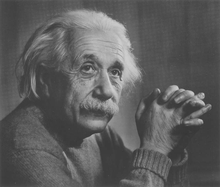
%> input picture Assignment 3/2/image2.tif, 220 x 187 px, shrunk from 800 x 679 before the run
$ octave Q2_99210294.m   (GNU Octave 9; MATLAB toolbox functions it lacks are replaced by stand-ins)
%> lines starting %> are read from the running program, lines starting %| are printed output that depends on the picture
%> in main, image is the input picture: size 187x220 uint8; min 54, max 208, mean 92.9
%> the answer given: 3
### Assignment 3/2/createNoisyImage.m
%%%%%%%%%%%%%%%%%%%%%%%%%%%%%%%%%%%%%%% createNoisyImage %%%%%%%%%%%%%%%%%%%%%%%%%%%%%%%%%%%%%%%%
%%% This function adds salt and papper noise with given percentage to given image             %%%
%%% input(s) : {inputImage : given image, perc : percentage of noise}                         %%%
%%% output(s) : {noisyImage : noisyImage}                                                     %%%
%%%%%%%%%%%%%%%%%%%%%%%%%%%%%%%%%%%%%%%%%%%%%%%%%%%%%%%%%%%%%%%%%%%%%%%%%%%%%%%%%%%%%%%%%%%%%%%%%
function noisyImage = createNoisyImage(inputImage,perc)
%> called with perc = 3
    noisyImage = uint8(inputImage);% convert image to 8-bit unsigned int image
    height = size(inputImage,1);% image height
%> height = 187
    width = size(inputImage,2);% image width
%> width = 220
    count = int32(height * width * perc);% number of pixels that we want to change
%> count = 123420

    %generate random points for adding noise to them
    x = int32(randi([1,height], [1, count]));% 'count' points between 1 and height
    y = int32(randi([1,width], [1, count]));% 'count' points between 1 and width
    for i = 1:count
        Xi = x(1,i);% x of i'th point for adding noise
        Yi = y(1,i);% y of i'th point for adding noise
        noiseValue = uint8(randi([0, 1], [1, 1])) * 255;% noise value (0 or 255)
        noisyImage(Xi,Yi) = noiseValue;% change image (i,j) gray level to noise value
    end
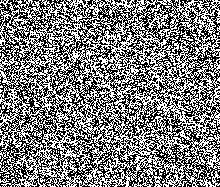
%> noisyImage: size 187x220 uint8; min 0, max 255, mean 125.8
end

### Assignment 3/2/iterativeMedianFilter.m
%%%%%%%%%%%%%%%%%%%%%%%%%%%%%%%%%%%%%%%%%% iterativeMedianFilter %%%%%%%%%%%%%%%%%%%%%%%%%%%%%%%%%%%%%%%%%%%
%%% This function applies iterative median filter algorithm on the given image                           %%%
%%% input(s) : {noisyImage : given image that we want to remove its noise by iterative median filter}    %%%
%%% output(s) : {resultImage : result of applying iterative median filter}                               %%%
%%%%%%%%%%%%%%%%%%%%%%%%%%%%%%%%%%%%%%%%%%%%%%%%%%%%%%%%%%%%%%%%%%%%%%%%%%%%%%%%%%%%%%%%%%%%%%%%%%%%%%%%%%%%
function resultImage = iterativeMedianFilter(noisyImage)
    resultImage = noisyImage;% create temp variable, we want to apply changes on it and return it as a result
    for i = 1:size(noisyImage,1) % move vertically on the image
        for j = 1:size(noisyImage,2) % move horizontally on the image
            for k = 1:8 % window size = 2 * k + 1 (3,5,7,...,17) as wanted in the question
                vals = []; % variale for saving points in the neighborhood of (i,j)
                for p = i-k:i+k % x's of neighborhoods
                    for q = j-k:j+k %y's of neighborhoods
                        if p >= 1 && p <= size(noisyImage,1) && q>=1 && q<= size(noisyImage,2)% check if neighborhood is in the image
                            vals = [vals noisyImage(p,q)]; % add x and y of neighborhood to 'vals' variable
                        end
                    end
                end
                med = median(vals);% find median of neighborhoods
                if med ~= 0 && med ~= 255 % check if median is not noise itself
                    resultImage(i,j) = med;%save median of neighborhood points as value for (i,j)
                    break
                end
            end
        end
    end
end

### Assignment 3/2/Q2_99210294.m
main
function main()
    image = imread('image2.tif'); % read image
    percentage = input('Pleasse Enter noise percentage:  ');% input percentage of noise from user
    %Question 2 Part (a)
    noisyImage = createNoisyImage(image,percentage);%create noisy image

    %Question 2 Part (b)
    resultMatlab3 = medfilt2(noisyImage,[3 3]);% apply matlab median filter 3*3
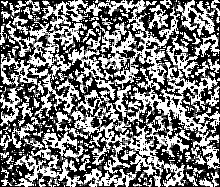
%> resultMatlab3: size 187x220 uint8; min 0, max 255, mean 121.1
    resultMatlab5 = medfilt2(noisyImage,[5 5]);% apply matlab median filter 5*5
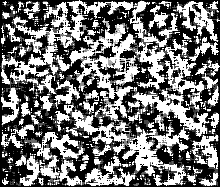
%> resultMatlab5: size 187x220 uint8; min 0, max 255, mean 116.6
%> the run ends on the next line

    %Question 2 Part (c)
    resultMedian = iterativeMedianFilter(noisyImage);

    %Question 2 Part (d)
    resultAlphaTrimmed = alphaTrimmedFilter(noisyImage, 5, 15);

    %show results
    figure;
    subplot(231);
    imshow(image);
    title('Main Image')
    subplot(234);
    imshow(noisyImage);
    title('Noisy Image')

    subplot(232);
    imshow(resultMatlab3);
    title('Mat. Median Filter 3*3')

    subplot(235);
    imshow(resultMatlab5);
    title('Mat. Median Filter 5*5')

    subplot(233);
    imshow(resultMedian);
    title('Iterative Median Filter')

    subplot(236);
    imshow(resultAlphaTrimmed);
    title('Alpha Trimmed Filter')
end
